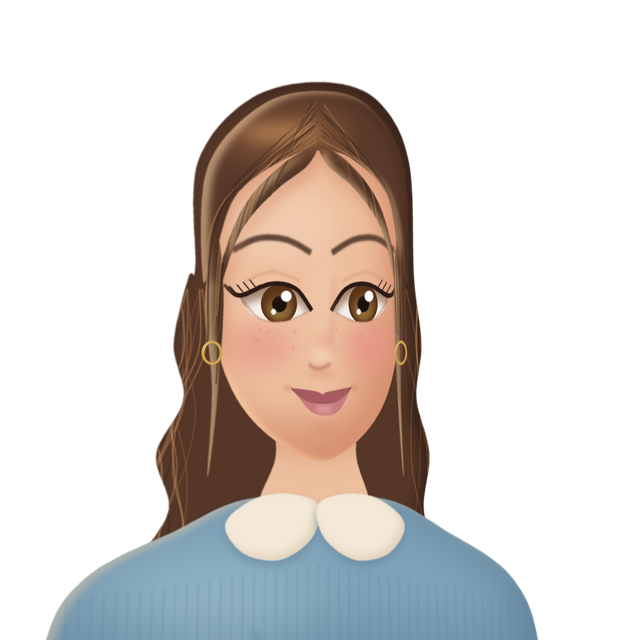
#> input picture assets/characters/dana/portraits/dana_portrait.png, 640 x 640 px, given in place of dana_portrait.png.png, which was not available
$ python contact_sheet.py ../../../../assets/characters/dana/portraits/dana_portrait.png out.png
#> lines starting #> are read from the running program, lines starting #| are printed output that depends on the picture; pictures that were not available may be replaced by others from this repository, and a replacement may not be noted
"""Assemble _build/renders/*.png into ../../batch5_contact_art.png with labels."""
import glob, os, sys
from PIL import Image, ImageDraw, ImageFont
HERE = os.path.dirname(os.path.abspath(__file__))
OUT = os.path.dirname(os.path.dirname(HERE))  # .../batch5
MINE = ["radio_kitchen", "bath_shelf", "candles", "slippers", "sewing_box", "globe_v", "filing_cabinet", "office_plant", "low_cabinet", "garden_bench"]
suffix = sys.argv[1] if len(sys.argv) > 1 else ""
dest = sys.argv[2] if len(sys.argv) > 2 else os.path.join(OUT, "batch5_contact_art.png")
files = [os.path.join(HERE, "renders", "hh_cat_%s%s.png" % (i, suffix)) for i in MINE]
cols = 5
T = 300
LB = 34
rows = (len(files) + cols - 1) // cols
sheet = Image.new("RGB", (cols * T, rows * (T + LB) + 40), (235, 232, 226))
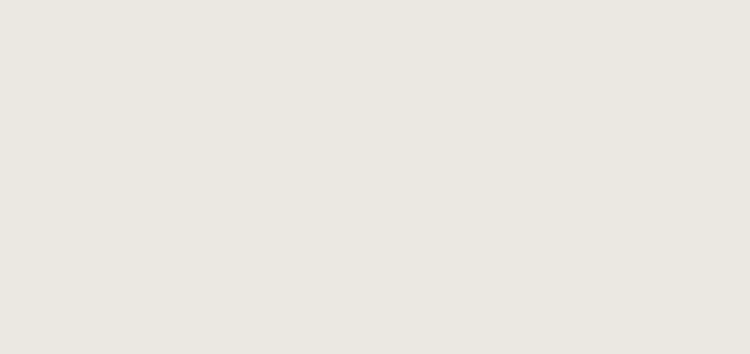
#> sheet: PIL image 1500x708 RGB (shown at 1/2 size); mean R, G, B 235, 232, 226
d = ImageDraw.Draw(sheet)
try:
    font = ImageFont.truetype("/usr/share/fonts/truetype/dejavu/DejaVuSans-Bold.ttf", 17)
    small = ImageFont.truetype("/usr/share/fonts/truetype/dejavu/DejaVuSans.ttf", 15)
except OSError:
    font = small = ImageFont.load_default()
d.text((10, 10), "Corner Office catalogue families - batch 5, art share 10/20 (hh_cat_*.glb, plain variant, first colour-way on 'way')", fill=(40, 36, 34), font=small)
for i, f in enumerate(files):
    im = Image.open(f).convert("RGB").resize((T, T), Image.LANCZOS)
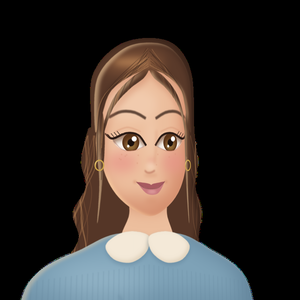
#> im: PIL image 300x300 RGB; mean R, G, B 55.7, 49.6, 45.8
    x, y = (i % cols) * T, 40 + (i // cols) * (T + LB)
    sheet.paste(im, (x, y))
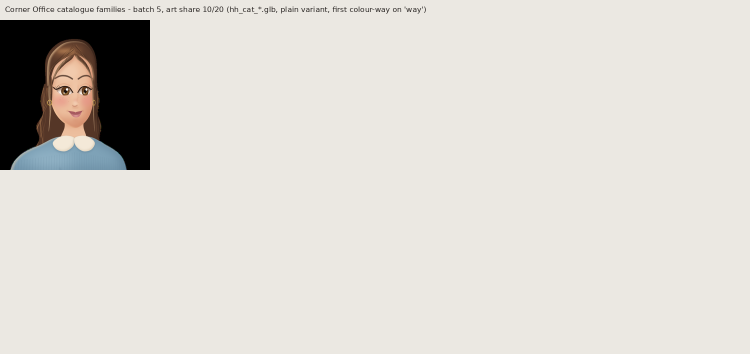
#> sheet: PIL image 1500x708 RGB (shown at 1/2 size); mean R, G, B 219.4, 216.1, 210.3
    name = os.path.basename(f)[7:-4].replace(suffix, "")
    d.text((x + 8, y + T + 7), name, fill=(40, 36, 34), font=font)
#> pass 2 of the loop `for i, f in enumerate(files):`:
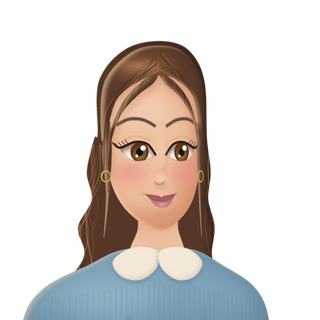
#> input picture assets/characters/dana/portraits/dana_portrait@1x.png, 320 x 320 px, given in place of dana_portrait.png.png, which was not available
#> `im = Image.open(f).convert("RGB").resize((T, T), Image.LANCZOS)`:
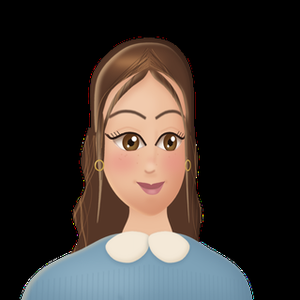
#> im: PIL image 300x300 RGB; mean R, G, B 56.3, 49.9, 46
#> `sheet.paste(im, (x, y))`:
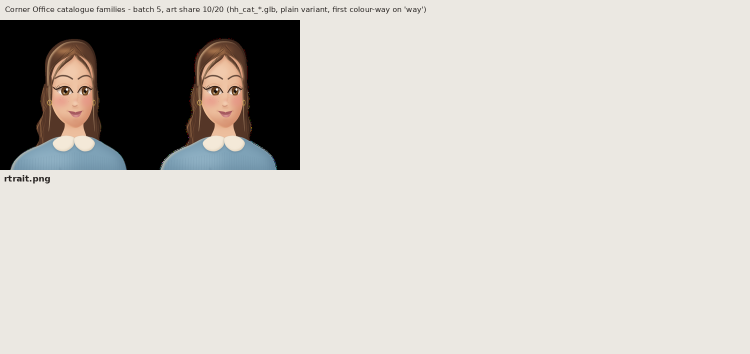
#> sheet: PIL image 1500x708 RGB (shown at 1/2 size); mean R, G, B 204.2, 200.6, 195
#> (the run stopped early here; a loop or call above may not have finished)
